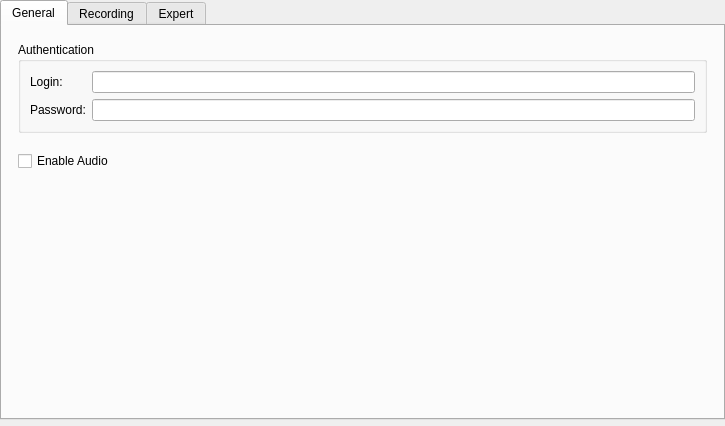
<?xml version="1.0" encoding="UTF-8"?>
<ui version="4.0">
 <class>MultipleCameraSettingsWidget</class>
 <widget class="QWidget" name="MultipleCameraSettingsWidget">
  <property name="geometry">
   <rect>
    <x>0</x>
    <y>0</y>
    <width>725</width>
    <height>426</height>
   </rect>
  </property>
  <layout class="QVBoxLayout" name="verticalLayout_2">
   <property name="leftMargin">
    <number>0</number>
   </property>
   <property name="topMargin">
    <number>0</number>
   </property>
   <property name="rightMargin">
    <number>0</number>
   </property>
   <property name="bottomMargin">
    <number>0</number>
   </property>
   <item>
    <widget class="QTabWidget" name="tabWidget">
     <property name="currentIndex">
      <number>0</number>
     </property>
     <widget class="QWidget" name="tabGeneral">
      <attribute name="title">
       <string>General</string>
      </attribute>
      <layout class="QVBoxLayout" name="verticalLayout_4" stretch="0,0,0,0,1">
       <property name="leftMargin">
        <number>16</number>
       </property>
       <property name="topMargin">
        <number>16</number>
       </property>
       <property name="rightMargin">
        <number>16</number>
       </property>
       <property name="bottomMargin">
        <number>16</number>
       </property>
       <item>
        <widget class="QGroupBox" name="groupBox_2">
         <property name="title">
          <string>Authentication</string>
         </property>
         <layout class="QFormLayout" name="formLayout_3">
          <item row="0" column="1">
           <widget class="QLineEdit" name="loginEdit"/>
          </item>
          <item row="1" column="1">
           <widget class="QLineEdit" name="passwordEdit">
            <property name="echoMode">
             <enum>QLineEdit::PasswordEchoOnEdit</enum>
            </property>
           </widget>
          </item>
          <item row="1" column="0">
           <widget class="QLabel" name="passwordLabel">
            <property name="text">
             <string>Password:</string>
            </property>
           </widget>
          </item>
          <item row="0" column="0">
           <widget class="QLabel" name="loginLabel">
            <property name="text">
             <string>Login:</string>
            </property>
           </widget>
          </item>
         </layout>
        </widget>
       </item>
       <item>
        <widget class="nx::client::desktop::LegacyImageControlWidget" name="imageControlWidget" native="true"/>
       </item>
       <item>
        <widget class="QnLicensesProposeWidget" name="licensingWidget" native="true"/>
       </item>
       <item>
        <widget class="QCheckBox" name="enableAudioCheckBox">
         <property name="text">
          <string>Enable Audio</string>
         </property>
         <property name="tristate">
          <bool>true</bool>
         </property>
        </widget>
       </item>
       <item>
        <spacer name="verticalSpacer">
         <property name="orientation">
          <enum>Qt::Vertical</enum>
         </property>
         <property name="sizeHint" stdset="0">
          <size>
           <width>20</width>
           <height>40</height>
          </size>
         </property>
        </spacer>
       </item>
      </layout>
     </widget>
     <widget class="QWidget" name="tabRecording">
      <attribute name="title">
       <string>Recording</string>
      </attribute>
      <layout class="QVBoxLayout" name="recordingLayout">
       <property name="leftMargin">
        <number>16</number>
       </property>
       <property name="topMargin">
        <number>0</number>
       </property>
       <property name="rightMargin">
        <number>16</number>
       </property>
       <property name="bottomMargin">
        <number>0</number>
       </property>
       <item>
        <widget class="nx::client::desktop::LegacyCameraScheduleWidget" name="cameraScheduleWidget" native="true"/>
       </item>
      </layout>
     </widget>
     <widget class="QWidget" name="expertTab">
      <attribute name="title">
       <string>Expert</string>
      </attribute>
      <layout class="QVBoxLayout" name="verticalLayout_6">
       <property name="leftMargin">
        <number>16</number>
       </property>
       <property name="topMargin">
        <number>16</number>
       </property>
       <property name="rightMargin">
        <number>16</number>
       </property>
       <property name="bottomMargin">
        <number>16</number>
       </property>
       <item>
        <widget class="nx::client::desktop::CameraExpertSettingsWidget" name="expertSettingsWidget" native="true"/>
       </item>
      </layout>
     </widget>
    </widget>
   </item>
   <item>
    <widget class="QnAlertBar" name="alertBar" native="true"/>
   </item>
  </layout>
 </widget>
 <customwidgets>
  <customwidget>
   <class>QnAlertBar</class>
   <extends>QWidget</extends>
   <header location="global">ui/widgets/common/alert_bar.h</header>
  </customwidget>
  <customwidget>
   <class>nx::client::desktop::CameraExpertSettingsWidget</class>
   <extends>QWidget</extends>
   <header location="global">nx/client/desktop/resource_properties/camera/expert_settings_widget.h</header>
   <container>1</container>
  </customwidget>
  <customwidget>
   <class>nx::client::desktop::LegacyImageControlWidget</class>
   <extends>QWidget</extends>
   <header location="global">nx/client/desktop/resource_properties/camera/legacy_image_control_widget.h</header>
   <container>1</container>
  </customwidget>
  <customwidget>
   <class>QnLicensesProposeWidget</class>
   <extends>QWidget</extends>
   <header location="global">ui/widgets/licensing/licenses_propose_widget.h</header>
   <container>1</container>
  </customwidget>
  <customwidget>
   <class>nx::client::desktop::LegacyCameraScheduleWidget</class>
   <extends>QWidget</extends>
   <header location="global">nx/client/desktop/resource_properties/camera/legacy_camera_schedule_widget.h</header>
   <container>1</container>
  </customwidget>
 </customwidgets>
 <resources/>
 <connections/>
 <slots>
  <slot>buttonClicked(QAbstractButton*)</slot>
 </slots>
</ui>
